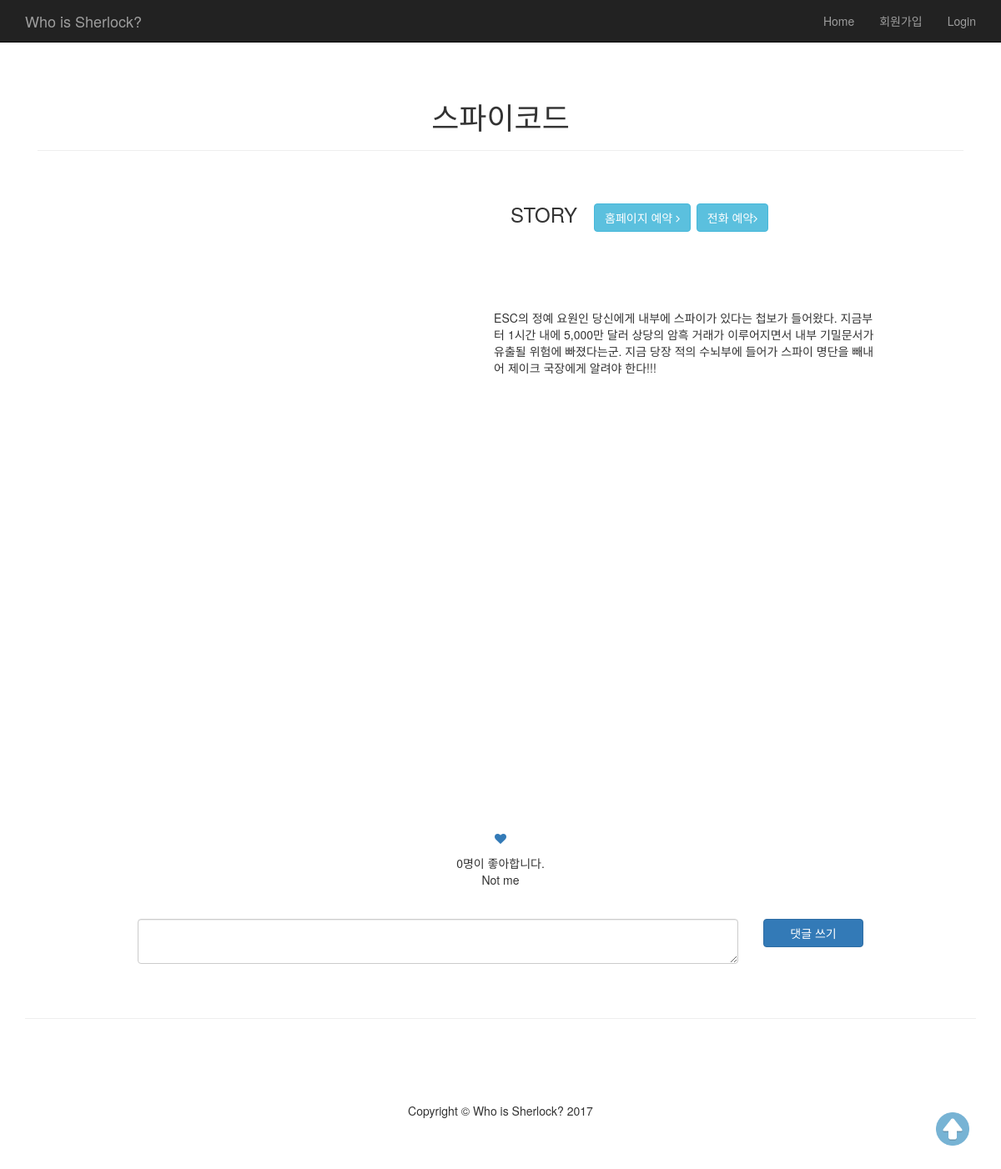
The page /cafe/91/ on the database its author committed.
### cafe/models.py (models this page shows, shortened)
class Room(models.Model):
    cafe = models.ForeignKey(Cafe, related_name="cafe_room_set") # cafe : room = 1 : N
    created_at = models.DateTimeField(auto_now_add=True, verbose_name="생성 일시")
    updated_at = models.DateTimeField(auto_now=True, verbose_name="업데이트 일시")
    name = models.CharField(max_length=20, verbose_name="방 이름")
    number = models.IntegerField(default=1, verbose_name="방 번호")
    level = models.IntegerField(choices=LEVEL_CHOICES, default=0, verbose_name="방 레벨")
    image = models.ImageField(blank=True, null=True, verbose_name="방 이미지")
    story = models.TextField(blank = True, verbose_name="방 설명")

### cafe/views.py (the view)
# urls.py: url(r'^(?P<pk>\d+)/$', views.room_detail, name='room_detail'),
def room_detail(request,pk):
    room = get_object_or_404(Room, pk=pk)
    review_form = ReviewForm()
    number_of_likes = room.room_like_set.all().count()
    if request.user.id == None:
        user_likes_this = False
    else:
        user_likes_this = room.room_like_set.filter(user=request.user) and True or False
    return render(request, 'cafe/room_detail.html', {
        'room':room, 'review_form':review_form,
        'number_of_likes' : number_of_likes,
        'user_likes_this' : user_likes_this,
        })

### cafe/forms.py
class ReviewForm(forms.ModelForm):
    class Meta:
        model = Review
        fields = ['content']
        widgets = {
            'content' : forms.Textarea(attrs = {'class':'form-control', 'rows':2})
        }

### cafe/templates/cafe/room_detail.html (shortened to what this page needs)
{% extends 'cafe/layout.html' %}
{% load staticfiles %}
{% block content %}
        <div class="container">
            <div class="col-lg-12">
                <center><h1>{{ room.name }}</h1></center>
                <hr/>
            </div>
        </div>
        <div class="container">
            <table style="width:900px; height:1000px; margin: auto">
                <tr>
                    <td rowspan="2" style="width:500px; height:300px;">
                    </td>
                    <td style="width:500px; height:40px;">
                        <h3 style="margin-left: 20px;">STORY &nbsp;
                            <a class="btn btn-info " href="http://{{room.cafe.url}}" target = "_blank">홈페이지 예약&nbsp;<i class="fa fa-angle-right"></i></a>
                            <a class="btn btn-info" href="tel:{{ room.cafe.phone }}" target = "_blank">전화 예약<i class="fa fa-angle-right"></i></a>
                        </h3>
                    </td>
                </tr>
                <tr>
                    <td style="width:500px; height:100px;">
                        <h7 style="margin-left:20px;">&nbsp;&nbsp;&nbsp;{{room.story | linebreaks}}</h>
                    </td>
                </tr>
                <tr>
                    <td colspan="2"><div id="map" style="width:900px;height:350px;margin:auto;"></div></td>
                </tr>
                <tr>
                    <td colspan="2">
                    <br>
                        <p style="text-align: center;" class="heart">
                            <a href="{% url 'cafe:like' room.pk %}"><i class="fa fa-heart" aria-hidden="true"></i></a>
                            <p style="text-align: center;">
                                {{number_of_likes}}명이 좋아합니다.<br>
                                {% if user_likes_this %}
                                    You too!
                                {% else %}
                                    Not me
                                {% endif %}
                            </p>
                        </p>
                    </td>
                </tr>
                <tr>
                    <td colspan="2">
                        <form action="{% url 'cafe:review_new' room.pk %}" method="post">
                            <div class="col-md-10">
                                <table class="table table-bordered table-hover">
                                    {{ review_form.content }}
                                </table>
                            </div>
                            <div class="col-md-2">
                                <input type="submit" class="btn btn-primary btn-block" value="댓글 쓰기"/>
                            </div>
                        </form>
                    </td>
                </tr>
                <tr>
                    <td colspan="2">
                    </td>
                </tr>
            </table>
        </div>
{% endblock %}

### rows shown on the page
Room: name "스파이코드", story "ESC의 정예 요원인 당신에게 내부에 스파이가 있다는 첩보가 들어왔다. 지금부터 1시간 내에 5,000만 달러 상당의 암흑 거래가 이루어지면서 내부 기밀문서가 유출될 위험에 빠졌다는군. 지금 당장 적의 수뇌부에 들어가 스파이 명단을 빼내어 제이크 국장에게 알려야 한다!!!"

### other values the page prints
{{ number_of_likes }} "0"
